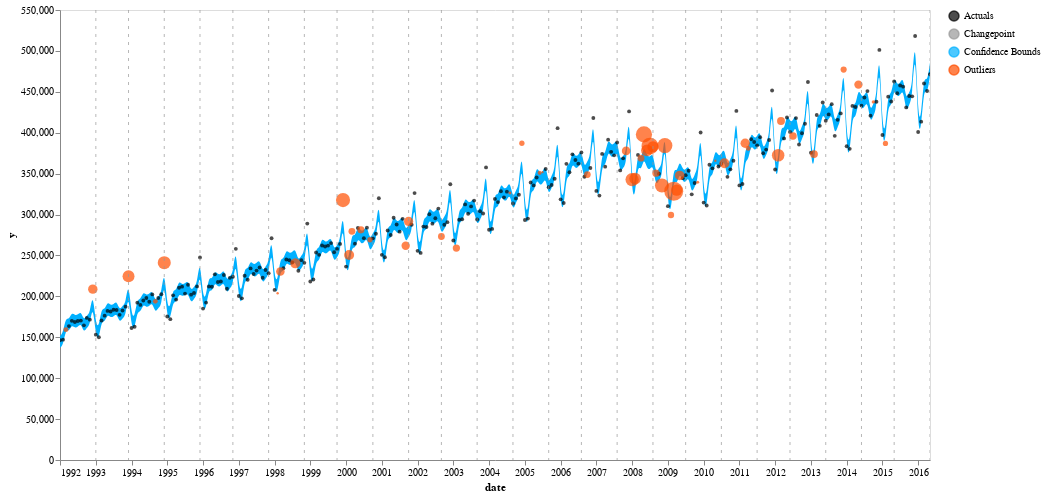

Notebook cell for this chart:
### Code cell
detector = AnomalyDetector(data=data) # Initialize a new object, otherwise you have to run .fit() and .predict() on your second run
detector.detect_anomalies(interval_width=.8, seasonality_mode="multiplicative")
detector.plot_anomalies()
